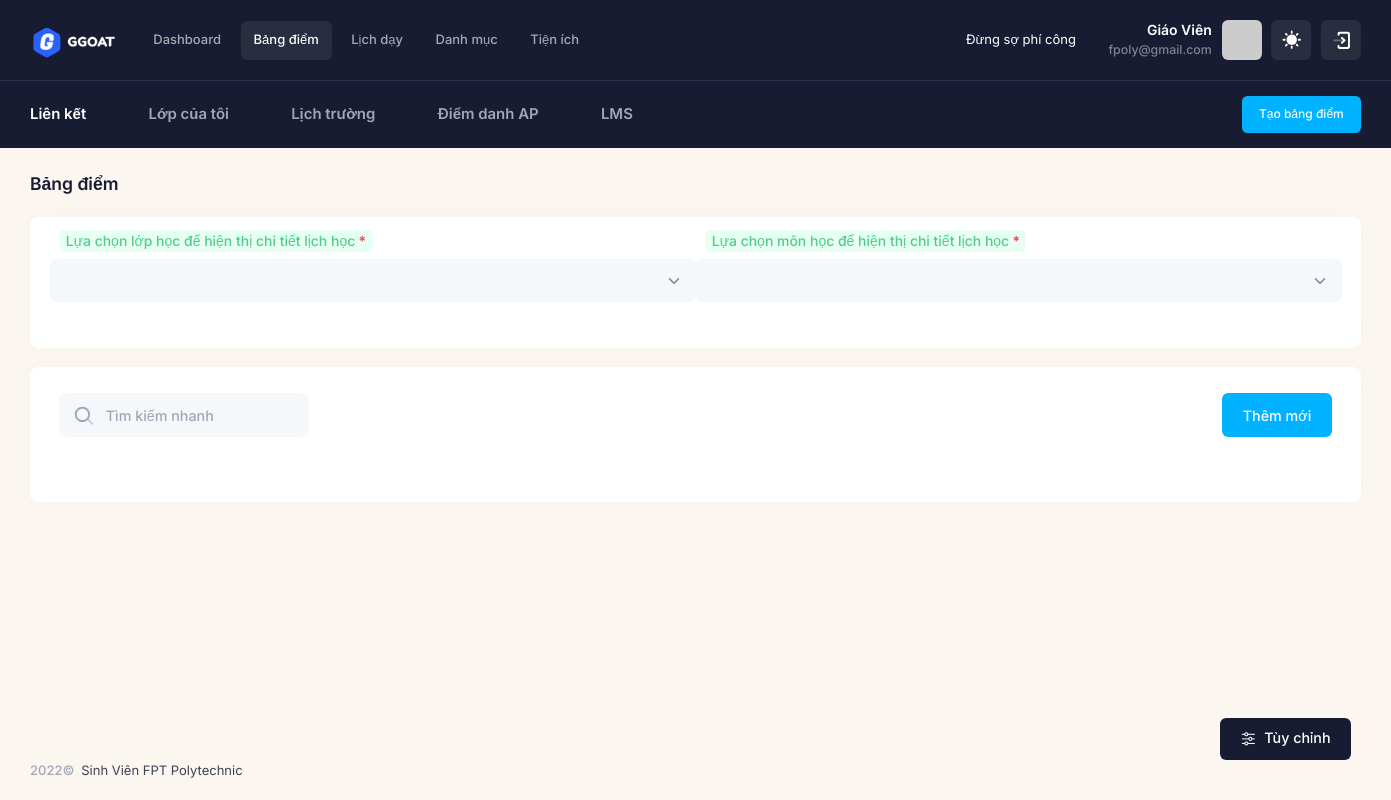
Before: /bang-diem?lop=CP18203&mon=WEB2061 (signed in) with the older database file.
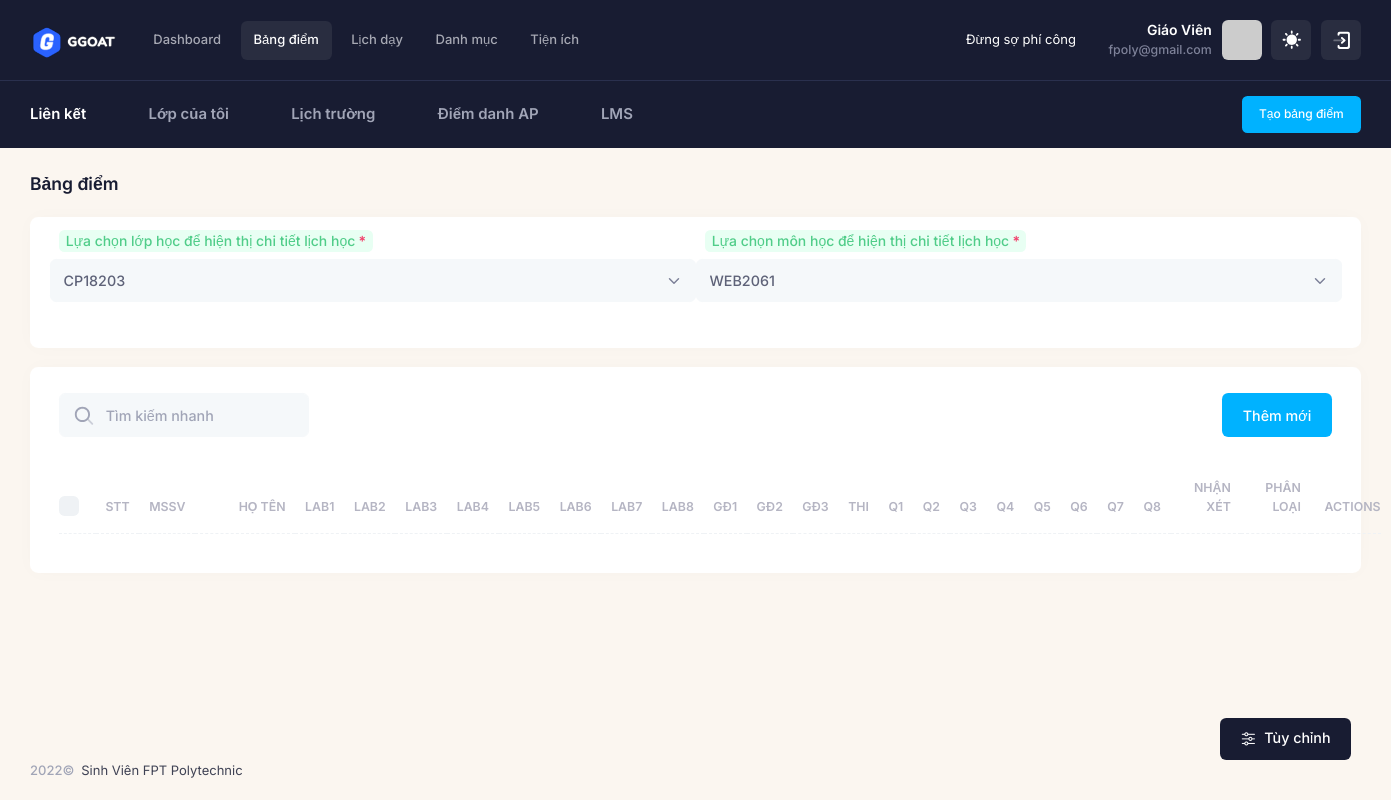
After: the same page with the newer database file.
### tables this page shows
CREATE TABLE `lien_ket` (
  `id_lienket` int(11) NOT NULL,
  `ten` varchar(225) NOT NULL,
  `url` text NOT NULL,
  `mo_ta` text DEFAULT NULL,
  `id_teacher` int(11) NOT NULL
);

CREATE TABLE `mon_hoc` (
  `id_mon` int(11) NOT NULL,
  `ma_mon` varchar(225) NOT NULL,
  `ten_mon` varchar(225) NOT NULL,
  `ghi_chu` text DEFAULT NULL,
  `diem` text NOT NULL,
  `id_teacher` int(11) NOT NULL
);

### app/controllers/Teacher.php (called while the page is built, shortened)
<?php
class Teacher extends  Controller
{
  public $data = array();
  public $model_home;
  public function __construct()
  {
    $this->model_home = $this->model('TeacherModel');
    $this->data['type'] = 'teacher';
    $this->data['page_parent'] = 'teacher';
    $this->data['page_target'] = 'teacher';
    $this->data = array_merge($this->data, $this->model_home->data);
  }
  public function bang_diem()
  {
    $this->model_home->bang_diem();
    $this->data['content'] = 'teacher/bang_diem';
    $this->data['page_title'] = 'Bảng điểm';
    $this->data['page_target'] = 'bang-diem';
    $this->data = array_merge($this->data, $this->model_home->data);
    $this->render('layouts/teacher', $this->data);
  }
}

### index.php (called while the page is built, shortened)
<?php
require_once 'bootstrap.php';
$myApp = new App();

### bootstrap.php (called while the page is built, shortened)
<?php
if (!empty($_SERVER['HTTPS']) && $_SERVER['HTTPS'] == 'on') {
  $web_root = 'https://' . $_SERVER['HTTP_HOST'];
} else {
  $web_root = 'http://' . $_SERVER['HTTP_HOST'];
}
$folder = str_replace(strtolower($_SERVER['DOCUMENT_ROOT']), '', strtolower(__DIR__));
$base_url = $web_root . $folder . '/';
function BASE_URL($url)
{
  global $base_url;
  return $base_url . $url;
}
if (!empty($_SERVER['PATH_INFO'])) {
  $url = $_SERVER['PATH_INFO'];
} else {
  $url = '/';
}
$route = array_filter(explode('/', $url));
$route  = array_values($route);
function route($index)
{
  global $route;
  if (isset($route[$index])) {
    return $route[$index];
  } else {
    return false;
  }
}
require_once  'core/Database.php';
require_once  'core/Controller.php';

### core/Database.php (called while the page is built, shortened)
<?php
class Database
{
  private $conn;
  function connect()
  {
    if (!$this->conn) {
      try {
        $this->conn = mysqli_connect(
          $_ENV['DB_HOST'],
          $_ENV['DB_USERNAME'],
          $_ENV['DB_PASSWORD'],
          $_ENV['DB_DATABASE'],
          $_ENV['DB_PORT']
        );
        mysqli_query($this->conn, "set names 'utf8'");
      } catch (Exception $e) {
        error('503');
        die();
      }
    }
  }
  function getInfoTeacher($data)
  {
    if (isset($_SESSION['email'])) {
      $row = $this->conn->query(
        "SELECT * FROM `teachers`INNER JOIN `co_so` on co_so.id_coso = teachers.id_coso WHERE `email` = '" . $_SESSION['email'] . "' "
      )->fetch_array();
      if ($row) {
        return $row[$data];
      }
      return false;
    }
    return false;
  }
  function get_list($sql)
  {
    $result = mysqli_query($this->conn, $sql);
    $return = array();
    while ($row = mysqli_fetch_assoc($result)) {
      $return[] = $row;
    }
    return $return;
  }
}

### app/models/TeacherModel.php (called while the page is built, shortened)
<?php
class TeacherModel extends Model
{
    public function __construct()
    {
        $this->data = [
            'hoc_ky' => $this->get_list("SELECT * FROM  `hoc_ky`
            WHERE id_teacher  = '" . $this->getInfoTeacher('id_teacher') . "'
            order by case
            when ten_hocky LIKE '%spring%' then 1
            when ten_hocky LIKE '%summer%'  then 2
            when ten_hocky LIKE '%fall%'  then 3
            end
            , reverse(reverse(ten_hocky) + 0) + 0 DESC"),
            'khoa' =>
            $this->get_list(
                "SELECT * FROM `khoa` WHERE id_teacher = '" . $this->getInfoTeacher('id_teacher') . "'  ORDER BY ten_khoa DESC"
            ),
            'mon_hoc' =>
            $this->get_list(
                "SELECT * FROM `mon_hoc` WHERE id_teacher = '" . $this->getInfoTeacher('id_teacher') . "' ORDER BY id_mon DESC"
            ),
            'loai_lop' =>
            $this->get_list(
                "SELECT * FROM `loai_lop` WHERE  id_teacher = '" . $this->getInfoTeacher('id_teacher') . "' ORDER BY id_loai DESC"
            ),
            'lien_ket' =>
            $this->get_list(
                "SELECT * FROM `lien_ket` WHERE id_teacher = '" . $this->getInfoTeacher('id_teacher') . "'  ORDER BY id_lienket DESC limit 5"
            ),
        ];
    }
}

### app/views/teacher/bang_diem.php (the view, shortened to what the changed rows need)
<div class="card">
  <div class="card-body py-4">
    <form method="get" action="">
      <div class="row mb-10">
        <div class="col-lg-6">
          <label class="required fs-6 fw-semibold form-label mb-2 badge badge-light-success">Lựa chọn lớp học để hiện thị chi tiết lịch học</label>
          <div class="row fv-row">
            <select name="lop" id="lop" onchange="this.form.submit();" class="form-select form-select-solid" data-control="select2" data-hide-search="true" data-placeholder="Lớp học">
              <option></option>
              <?php
              if (isset($this->model_home->data['lop_hoc']) && !empty($this->model_home->data['lop_hoc'])) {
                $lop_hoc = $this->model_home->data['lop_hoc'];
                foreach ($lop_hoc as $row) { ?>
                  <option value="<?= $row['ten_lop'] ?>" <?= (isset($_GET['lop'])  && $_GET['lop'] == $row['ten_lop'])  ? 'selected="selected"' : false  ?>><?= $row['ten_lop'] ?></option>
                <?php }
              } else { ?>
                <option value="">Không có dữ liệu</option>
              <?php } ?>
            </select>
          </div>
        </div>
        <div class="col-lg-6">
          <label class="required fs-6 fw-semibold form-label mb-2 badge badge-light-success">Lựa chọn môn học để hiện thị chi tiết lịch học</label>
          <div class="row fv-row">
            <select name="mon" id="mon" onchange="this.form.submit();" class="form-select form-select-solid" data-control="select2" data-hide-search="true" data-placeholder="Môn học">
              <option></option>
              <?php
              if (isset($this->model_home->data['mon_hoc']) && !empty($this->model_home->data['mon_hoc'])) {
                $mon_hoc = $this->model_home->data['mon_hoc'];
                foreach ($mon_hoc as $row) { ?>
                  <option value="<?= $row['ma_mon'] ?>" <?= (isset($_GET['mon'])  && $_GET['mon'] == $row['ma_mon'])  ? 'selected="selected"' : false  ?>><?= $row['ma_mon'] ?></option>
                <?php }
              } else { ?>
                <option value="">Không có dữ liệu</option>
              <?php } ?>
            </select>
          </div>
        </div>
      </div>
    </form>
  </div>
</div>
<br>
<div class="card card-flush">
  <div class="card-header align-items-center py-5 gap-2 gap-md-5">
    <div class="card-title">
      <div class="d-flex align-items-center position-relative my-1">
        <span class="svg-icon svg-icon-1 position-absolute ms-4">
        </span>
        <input type="text" data-kt-list-diem-filter="search" class="form-control form-control-solid w-250px ps-14" placeholder="Tìm kiếm nhanh" />
      </div>
    </div>
    <div class="card-toolbar flex-row-fluid justify-content-end gap-5">
      <a href="" data-bs-toggle="modal" data-bs-target="#kt_modal_create_app" class="btn btn-primary">Thêm mới</a>
    </div>
  </div>
  <div class="card-body pt-0">
    <table class="table align-middle table-row-dashed fs-6 gy-5" id="kt_list_diem_table">
      <thead>
        <?php if (!empty($this->model_home->data['diem_cua_mon'])) {
          $mon_hoc = $this->model_home->data['diem_cua_mon'];
        ?>
          <tr class="text-start text-gray-400 fw-bold fs-7 text-uppercase gs-0">
            <th class="w-10px pe-2">
              <div class="form-check form-check-sm form-check-custom form-check-solid me-3">
                <input class="form-check-input" type="checkbox" data-kt-check="true" data-kt-check-target="#kt_list_diem_table .form-check-input" value="1" />
              </div>
            </th>
            <th class="min-w-10px">STT</th>
            <th class="text-end min-w-50px">MSSV</th>
            <th class="text-end min-w-100px">Họ tên</th>
            <?php
            if (!empty($mon_hoc['diem'])) {
              $diem1 = $mon_hoc['diem'];
              $array_diem1 = explode(',', $diem1);
              foreach ($array_diem1 as $key) { ?>
                <th class="text-end min-w-20px">
                  <?= $key ?>
                </th>
            <?php }
            } ?>
            <th class="text-end min-w-70px contenteditable">Nhận xét</th>
            <th class="text-end min-w-70px hide-export">Phân loại</th>
            <th class="text-end min-w-70px hide-export">Actions</th>
          </tr>
        <?php  } ?>
      </thead>
    </table>
  </div>
</div>

### app/views/include/teacher/header.php (shortened to what the changed rows need)
<div id="kt_app_header" class="app-header">
  <div class="app-header-primary" data-kt-sticky="true" data-kt-sticky-name="app-header-primary-sticky" data-kt-sticky-offset="{default: 'false', lg: '300px'}">
    <div class="app-container container-xxl d-flex align-items-stretch justify-content-between">
      <div class="d-flex flex-grow-1 flex-lg-grow-0">
        <div class="app-header-menu app-header-mobile-drawer align-items-stretch" data-kt-drawer="true" data-kt-drawer-name="app-header-menu" data-kt-drawer-activate="{default: true, lg: false}" data-kt-drawer-overlay="true" data-kt-drawer-width="250px" data-kt-drawer-direction="start" data-kt-drawer-toggle="#kt_app_header_menu_toggle" data-kt-swapper="true" data-kt-swapper-mode="{default: 'append', lg: 'prepend'}" data-kt-swapper-parent="{default: '#kt_app_body', lg: '#kt_app_header_wrapper'}">
          <div class="menu menu-rounded menu-active-bg menu-state-primary menu-column menu-lg-row menu-title-gray-700 menu-icon-gray-500 menu-arrow-gray-500 menu-bullet-gray-500 my-5 my-lg-0 align-items-stretch fw-semibold px-2 px-lg-0" id="kt_app_header_menu" data-kt-menu="true">
            <?php
            $menu = [
              [
                'name' => 'Dashboard',
                'path' => 'dashboard',
              ],
              [
                'name' => 'Bảng điểm',
                'path' => 'bang-diem',
              ],
              [
                'name' => 'Lịch dạy',
                'path' => 'lich-day',
              ],
              [
                'name' => 'Danh mục',
                'path' => 'danh-muc',
                'sub' => [
                  [
                    'name' => 'Khóa học',
                    'path' => 'khoa-hoc',
                  ],
                  [
                    'name' => 'Học kỳ',
                    'path' => 'hoc-ky',
                  ],
                  [
                    'name' => 'Môn học',
                    'path' => 'mon-hoc',
                  ],
                  [
                    'name' => 'Loại lớp',
                    'path' => 'loai-lop',
                  ],
                  [
                    'name' => 'Loại điểm',
                    'path' => 'loai-diem',
                  ],
                ]
              ],
              [
                'name' => 'Tiện ích',
                'path' => 'tien-ich',
                'sub' => [
                  [
                    'name' => 'Liên kết',
                    'path' => 'lien-ket',
                  ],
                  [
                    'name' => 'Thành ngữ',
                    'path' => 'thanh-ngu',
                  ],
                ]
              ],
            ];
            ?>
            <?php
            foreach ($menu as $item) {
              extract($item); ?>
              <div <?= isset($sub) ? 'data-kt-menu-trigger="{' . "default: 'click'" . " ,lg:'hover'" . '}"' : '' ?> data-kt-menu-placement="bottom-start" class="menu-item <?= (route(0) == $path) || ((route(0) == '' && $path == 'dashboard')) ? 'here show' : false ?>" menu-lg-down-accordion menu-sub-lg-down-indention me-0 me-lg-2">
                <?php
                if (!isset($sub)) { ?>
                  <a class="menu-link py-3" href="<?= BASE_URL($path) ?>"><?= $name ?></a>
                <?php } else { ?>
                  <span class="menu-link py-3">
                    <span class="menu-title">
                      <?= $name ?>
                    </span>
                  <?php } ?>
                  </span>
              </div>
            <?php } ?>
          </div>
        </div>
      </div>
    </div>
  </div>
  <div class="app-header-secondary">
    <div class="app-container container-xxl d-flex align-items-stretch">
      <div class="w-100 d-flex flex-stack">
        <div class="d-flex flex-stack me-5">
          <div class="d-flex gap-1 gap-lg-2">
            <?php
            if (!empty($this->data['lien_ket'])) {
              $lien_ket = $this->data['lien_ket'];
              foreach ($lien_ket as $item) {
                extract($item);
            ?>
                <a href="<?= $url ?>" target="_blank" class="custom-link rounded px-lg-4 py-lg-2 d-flex flex-center">
                  <span class="d-none d-lg-inline text-muted fw-bold text-hover-primary fs-5 ps-3"><?= $ten ?></span>
                </a>
            <?php }
            } ?>
          </div>
        </div>
      </div>
    </div>
  </div>
</div>

Changed rows visible on the page:
added mon_hoc: diem "LAB1", diem "LAB2", diem "LAB3", diem "LAB4", diem "LAB5", diem "LAB6", diem "LAB7", diem "LAB8", diem "GĐ1", diem "GĐ2", diem "GĐ3", diem "THI", diem "Q1", diem "Q2", diem "Q3", diem "Q4", diem "Q5", diem "Q6", diem "Q7", diem "Q8"
Other visible differences:
form field lop: (not shown) → "CP18203"
form field mon: (not shown) → "WEB2061"
form field value: (not shown) → "☐"
text now shown: "STT MSSV HỌ TÊN NHẬN XÉT PHÂN LOẠI ACTIONS"
